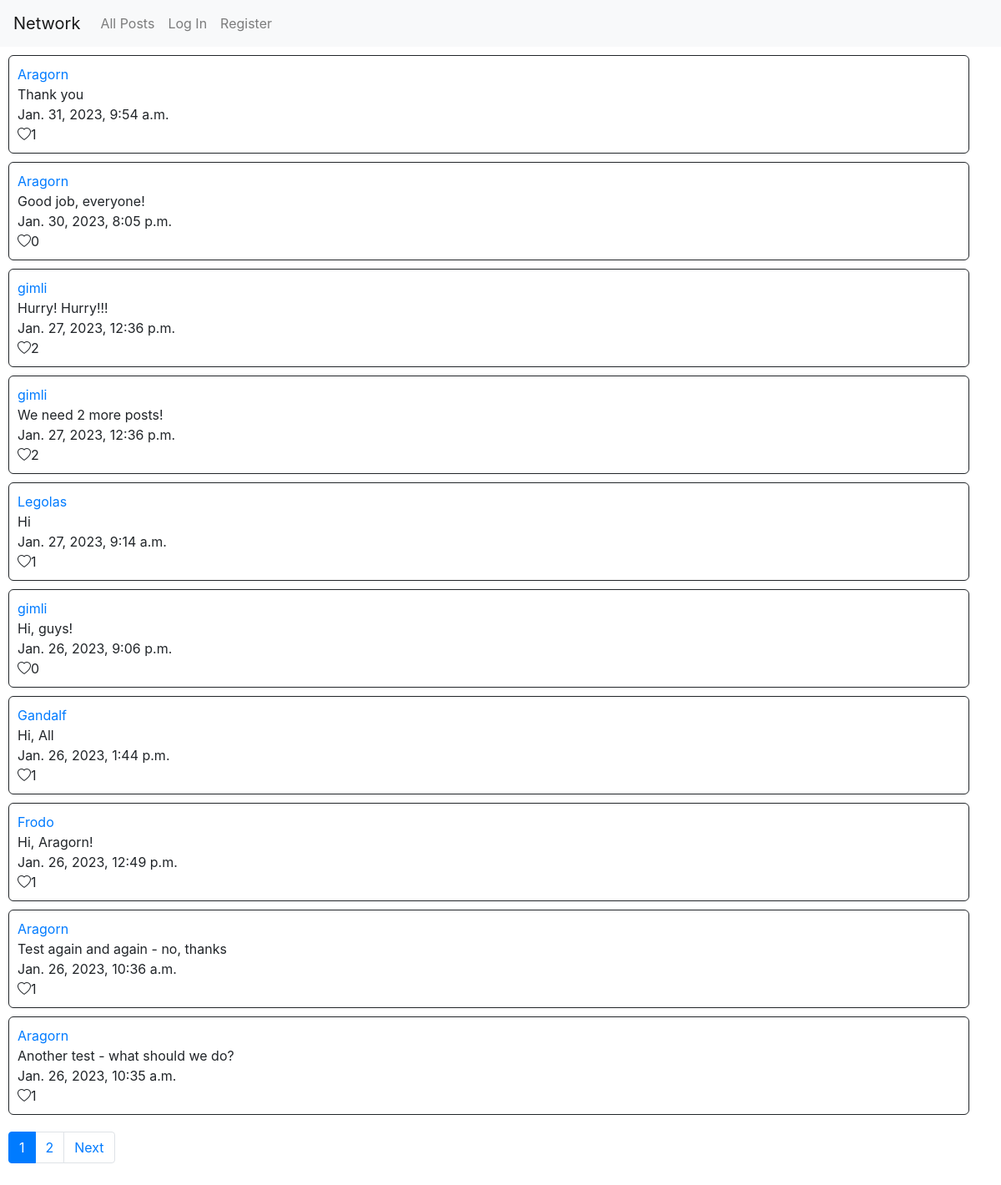
The page / on the database its author committed.
### network/models.py (models this page shows, shortened)
class Post(models.Model):
    author = models.ForeignKey(User, on_delete=models.CASCADE)
    created = models.DateTimeField(default=timezone.now)
    content = models.TextField()
    liked = models.ManyToManyField('User', related_name='likes', blank=True)

class User(AbstractUser):
    follows = models.ManyToManyField("self", symmetrical=False, blank=True)

### network/views.py (the view)
# urls.py: path("", views.index, name="index"),
def index(request):
    posts = Post.objects.all().order_by('created').reverse()  # скобочки важны  после reverse, д.б метод, вот в {html}  без них
    paginator = Paginator(posts, 10)
    page_number = request.GET.get('page')
    page_obj = paginator.get_page(page_number)
    return render(request, "network/index.html", {"page_obj": page_obj})

### network/templates/network/index.html (shortened to what this page needs)
{% extends "network/layout.html" %}
{% block body %}
{% for post in page_obj %}
    <div class="pos">
        <a href = "{%url 'profile' post.author.id %}">{{post.author}}</a>
        <div class="content">
            <span class="cont">{{post.content}}</span>
            <br/>{{post.created}} <span class="postid">{{post.id}}</span>
            {% if user.is_authenticated %}
                {% if request.user in post.liked.all %}
                <i class="bi-heart" style="display:none;">{{post.liked.all.count}}</i><i class="bi bi-heart-fill" style="display:block;">{{post.liked.all.count}}</i>
                {% else %}
                <i class="bi-heart" style="display:block;">{{post.liked.all.count}}</i><i class="bi bi-heart-fill" style="display:none;">{{post.liked.all.count}}</i>
                {% endif %}
            {% else %}
                <i class="bi-heart" style="display:block;">{{post.liked.all.count}}</i><i class="bi bi-heart-fill" style="display:none;">{{post.liked.all.count}}</i>
            {% endif %}
        </div>
    </div>
{% endfor %}
<nav aria-label="Posts">
    <ul class="pagination" style="padding: 10px;">
        <li class="page-item active" aria-current="page"><a class="page-link" href="#">{{ page_obj.number }} <span class="sr-only">(current)</span></a></li>
    {% if page_obj.has_next %}
        <li class="page-item"><a class="page-link" href="?page={{ page_obj.paginator.num_pages }}">{{ page_obj.paginator.num_pages }}</a></li>
        <li class="page-item"><a class="page-link" href="?page={{ page_obj.next_page_number }}">Next</a></li>
    {% endif %}
    </ul>
  </nav>
{% endblock %}

### network/templates/network/layout.html (shortened to what this page needs)
{% load static %}
<!DOCTYPE html>
<html lang="en">
    <head>
        <link rel="stylesheet" href="https://stackpath.bootstrapcdn.com/bootstrap/4.4.1/css/bootstrap.min.css">
        <link href="{% static 'network/styles.css' %}" rel="stylesheet">
    </head>
    <body>
        <nav class="navbar navbar-expand-lg navbar-light bg-light">
            <a class="navbar-brand" href="{% url 'index' %}">Network</a>
            <div>
              <ul class="navbar-nav mr-auto">
                <li class="nav-item">
                  <a class="nav-link" href="{% url 'index' %}">All Posts</a>
                </li>
                {% if user.is_authenticated %}
                    <li class="nav-item">
                        <a class="nav-link" href="{%url 'following' %}">Following</a>
                    </li>
                    <li class="nav-item">
                        <a class="nav-link" href="{% url 'logout' %}">Log Out</a>
                    </li>
                {% else %}
                    <li class="nav-item">
                        <a class="nav-link" href="{% url 'login' %}">Log In</a>
                    </li>
                    <li class="nav-item">
                        <a class="nav-link" href="{% url 'register' %}">Register</a>
                    </li>
                {% endif %}
              </ul>
            </div>
          </nav>
        <div class="body">
            {% block body %}
            {% endblock %}
        </div>
    </body>
</html>

### network/static/network/styles.css (style rules this page uses)
.pos { border-style: solid; border-radius: 6px; border-width: 1px; margin: 10px; padding: 10px; width: 96vw; caret-color: transparent; }
.bi-heart { font-style: normal; }

### rows shown on the page
Post: author "Aragorn", content "Thank you", created "Jan. 31, 2023, 9:54 a.m.", liked.all.count "1"
Post: author "Aragorn", content "Good job, everyone!", created "Jan. 30, 2023, 8:05 p.m.", liked.all.count "0"
Post: author "gimli", content "Hurry! Hurry!!!", created "Jan. 27, 2023, 12:36 p.m.", liked.all.count "2"
Post: author "gimli", content "We need 2 more posts!", created "Jan. 27, 2023, 12:36 p.m.", liked.all.count "2"
Post: author "Legolas", content "Hi", created "Jan. 27, 2023, 9:14 a.m.", liked.all.count "1"
Post: author "gimli", content "Hi, guys!", created "Jan. 26, 2023, 9:06 p.m.", liked.all.count "0"
Post: author "Gandalf", content "Hi, All", created "Jan. 26, 2023, 1:44 p.m.", liked.all.count "1"
Post: author "Frodo", content "Hi, Aragorn!", created "Jan. 26, 2023, 12:49 p.m.", liked.all.count "1"
Post: author "Aragorn", content "Test again and again - no, thanks", created "Jan. 26, 2023, 10:36 a.m.", liked.all.count "1"
Post: author "Aragorn", content "Another test - what should we do?", created "Jan. 26, 2023, 10:35 a.m.", liked.all.count "1"

### other values the page prints
{{ page_obj.number }} "1"
{{ page_obj.paginator.num_pages }} "2"
